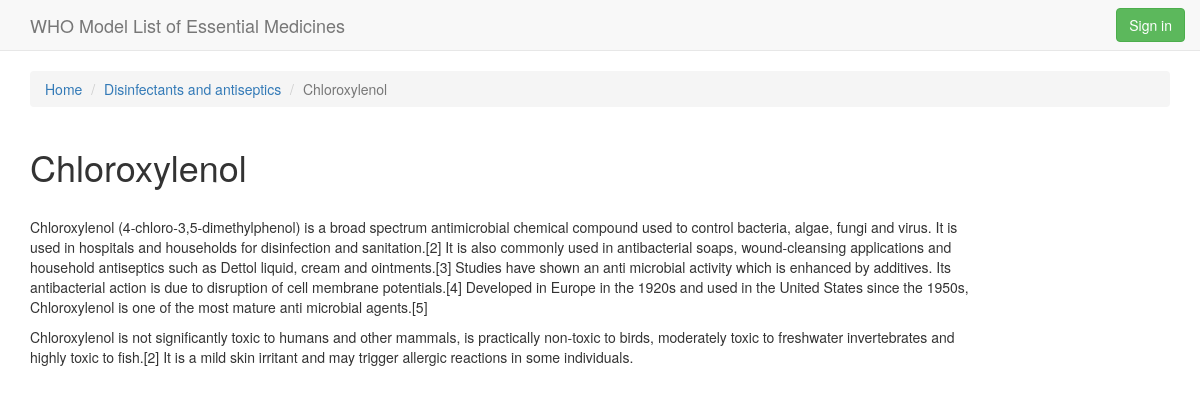
The page /category/16/Disinfectants and antiseptics/item/320/Chloroxylenol on the database its author committed.
### database_setup.py (models this page shows, shortened)
class Category(Base):
    __tablename__ = 'category'
    id = Column(Integer, primary_key=True)
    name = Column(String(250), nullable=False)
    user_id = Column(Integer, ForeignKey('user.id'))
    user = relationship(User)

class Item(Base):
    __tablename__ = 'item'
    id = Column(Integer, primary_key=True)
    name = Column(String(250), nullable=False)
    description = Column(String)
    added = Column(DateTime)
    updated = Column(DateTime)
    subcategory_id = Column(Integer, ForeignKey('subcategory.id'))
    subcategory = relationship(Subcategory)
    category_id = Column(Integer, ForeignKey('category.id'))
    category = relationship(Category)
    user_id = Column(Integer, ForeignKey('user.id'))
    user = relationship(User)

### application.py (the view)
@app.route("/category/<int:category_id>/<path:category_name>")
@category_required
def show_category(category_id=None, category_name=None, category=None):
    catalog = list_category()
    subcategories = list_subcategory(category)
    all_items = list_item(category)
    subcategories_items = collections.defaultdict(list)
    items = []
    for item in all_items:
        if item.subcategory_id:
            subcategories_items[item.subcategory_id].append(item)
        else:
            items.append(item)
    return render_template('category.html',
                           user=login_session.get('user'),
                           catalog=catalog,
                           category=category,
                           subcategories=subcategories,
                           subcategories_items=subcategories_items,
                           items=items)

### application.py (called while the page is built)
@app.template_filter()
@evalcontextfilter
def nl2br(eval_ctx, value):
    result = u'\n\n'.join(u'<p>%s</p>' % p.replace('\n', '<br>\n') for p in _paragraph_re.split(escape(value)))
    if eval_ctx.autoescape:
        result = Markup(result)
    return result

def get_category(category_id):
    try:
        category_id = int(category_id)
    except ValueError:
        category_id = -1
    return db_session.query(Category).filter(Category.id == category_id).first()

def get_item(item_id):
    try:
        item_id = int(item_id)
    except ValueError:
        item_id = -1
    return db_session.query(Item).filter(Item.id == item_id).first()

def get_item_image(item):
    return db_session.query(ItemImage).filter(ItemImage.item_id == item.id).first()

def category_required(f):
    @wraps(f)
    def wrap(*args, **kwargs):
        category_id = kwargs.get('category_id', '')
        category_name = kwargs.get('category_name', '')
        category = get_category(category_id)
        if not category:
            flash('category {0} does not exist'.format(category_name))
            return redirect(url_for('home'))
        else:
            kwargs['category'] = category
            return f(*args, **kwargs)
    return wrap

def item_required(f):
    @wraps(f)
    def wrap(*args, **kwargs):
        category = kwargs.get('category')
        item_name = kwargs.get('item_name', '')
        item_id = kwargs.get('item_id', '')
        item = get_item(item_id)
        if not item:
            flash('item {0} does not exist'.format(item_name))
            return redirect(url_for('show_category', category_id=category.id, category_name=category.name))
        else:
            kwargs['item'] = item
            return f(*args, **kwargs)
    return wrap

@app.route("/category/<int:category_id>/<path:category_name>/item/<int:item_id>/<path:item_name>")
@category_required
@item_required
def show_item(category_id=None, category_name=None, category=None, item_id=None, item_name=None, item=None):
    return render_template('item.html',
                           user=login_session.get('user'),
                           category=category,
                           item=item,
                           item_image=get_item_image(item))

### templates/item.html (shortened to what this page needs)
{% extends "base.html" %}
{% block content %}
    <ol class="breadcrumb">
        <li><a href="{{ url_for('home') }}">Home</a></li>
        <li><a href="{{ url_for('show_category', category_id=category.id, category_name=category.name) }}">{{ category.name }}</a></li>
        <li class="active">{{ item.name }}</li>
    </ol>
    <div class="row">
        <div class="col-md-10">
            <h1>{{ item.name }}</h1>
            <br/>
          {{ item.description|nl2br }}
        </div>
        <div class="col-md-2">
        </div>
    </div>
{% endblock %}

### rows shown on the page
Category: name "Disinfectants and antiseptics"
Item: name "Chloroxylenol", description "Chloroxylenol (4-chloro-3,5-dimethylphenol) is a broad spectrum antimicrobial chemical compound used to control bacteria, algae, fungi and virus. It is used in hospitals and households for disinfection and sanitation.[2] It is also commonly used in antibacterial soaps, wound-cleansing applications and household antiseptics such as Dettol liquid, cream and ointments.[3] Studies have shown an anti microbial activity which is enhanced by additives. Its antibacterial action is due to disruption of cell membrane potentials.[4] Developed in Europe in the 1920s and used in the United States since the 1950s, Chloroxylenol is one of the most mature anti microbial agents.[5] Chloroxylenol is not…"
